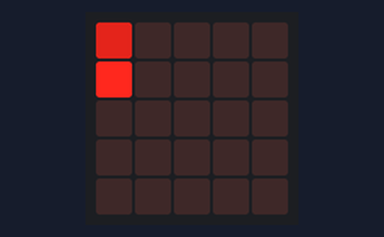
Bench run of a program on a simulated BBC micro:bit running MicroPython. Parts: the board's 5×5 LED display. Dim RGB values are drawn brighter than linear; random numbers come from a fixed seed.

Above: at 0.15 s.
At 0.75 s:
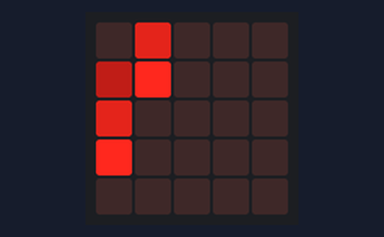
At 1.36 s:
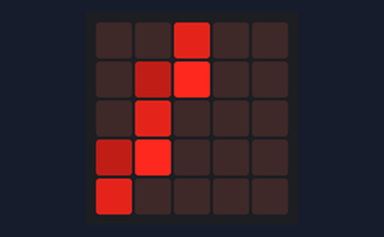
At 2.56 s:
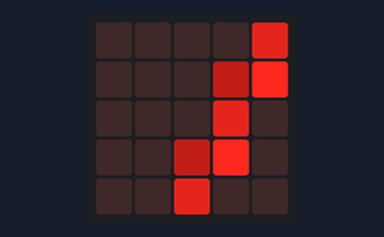
At 3.77 s:
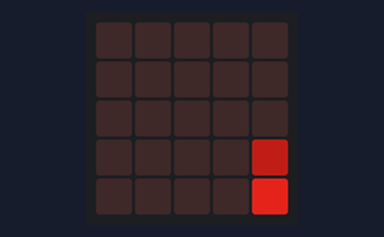
At 4.98 s:
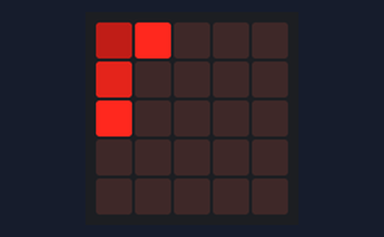

The program:

like_the_matrix.py
```python
from microbit import *
import random
####################################################################################
####### BEGIN CLASS ################################


# When called this class produces an object that represents a single "drip" on the screen
# Our drip consists of 3 datasets representing led coordinates, with the first(lowest) being the brightest and the last being the dimmest
class Drip():

  # the __init__ function is a python built in function that is immediately called when an object is created
  def __init__(self,startx,starty):     # Arguments passed during class call used here. starting y values can be negative
    # set led brightness levels
    self.low = 0
    self.high = 9
    self.mid_high_one = 6
    self.mid_high_two = 3

    # set starting x and y coordinates
    # Note:  "Current" represents the first led, "trailone" the next led, and "trailtwo" the last led
    self.currentx = startx
    self.currenty = starty
    self.trailone = starty-1
    self.trailtwo = starty-2

    # call our leds to turn on.
    self.set_all_high()

  # Set each of the three leds to their brightness level if coordinates fall on the led display
  def set_all_high(self):
    if self.trailtwo <= 4 and self.trailtwo >= 0:
      display.set_pixel(self.currentx,self.trailtwo,self.mid_high_two)
    if self.trailone <= 4 and self.trailone >= 0:
      display.set_pixel(self.currentx,self.trailone, self.mid_high_one)
    if self.currenty <= 4 and self.currenty >= 0:
      display.set_pixel(self.currentx,self.currenty, self.high)

  # Turn off each of the leds if theyir coordinates fall on the led display
  def set_all_low(self):
    if self.trailtwo <= 4 and self.trailtwo >= 0:
      display.set_pixel(self.currentx,self.trailtwo,self.low)
    if self.trailone <= 4 and self.trailone >= 0:
      display.set_pixel(self.currentx,self.trailone,self.low)
    if self.currenty <= 4 and self.currenty >= 0:
      display.set_pixel(self.currentx,self.currenty,self.low)

  # This increases the led y value coordinates, thereby moving the drip down the screen
  def increase_y_value(self):
    self.trailtwo = self.trailtwo + 1
    self.trailone = self.trailone + 1
    self.currenty = self.currenty + 1

 # This is our container function for drip actions.
  def move_the_drip(self):
    self.set_all_low()
    self.increase_y_value()
    self.set_all_high()

############### END CLASS #######################################
#################################################################################

#################################################################
################## Tester functions #####################################

def one_at_a_time():
    while True:
      startx = random.randint(0,4)
      myobject = Drip(startx)
      while myobject:
        if myobject.currenty > 7:
          del myobject
          break
        else:
          myobject.move_the_drip()
          sleep(100)

# Delayed image for each dripped is achieved by providing negative y values during class call
def waterfall():
    while True:
        first = Drip(0,0)
        second = Drip(1,-2)
        third = Drip(2,-4)
        fourth = Drip(3,-6)
        fifth = Drip(4,-8)
        my_water = [first,second,third,fourth,fifth]
        while True:
            for water in my_water:
                water.move_the_drip()
            if my_water[-1].currenty > 7:
                break
            sleep(300)


######################## END TESTER FUNCTIONS ######################################
#################################################################################

# kick off program
waterfall()
```

Measured:
- by itself, everything shown: repeats every 4.5 s, in 15 steps
